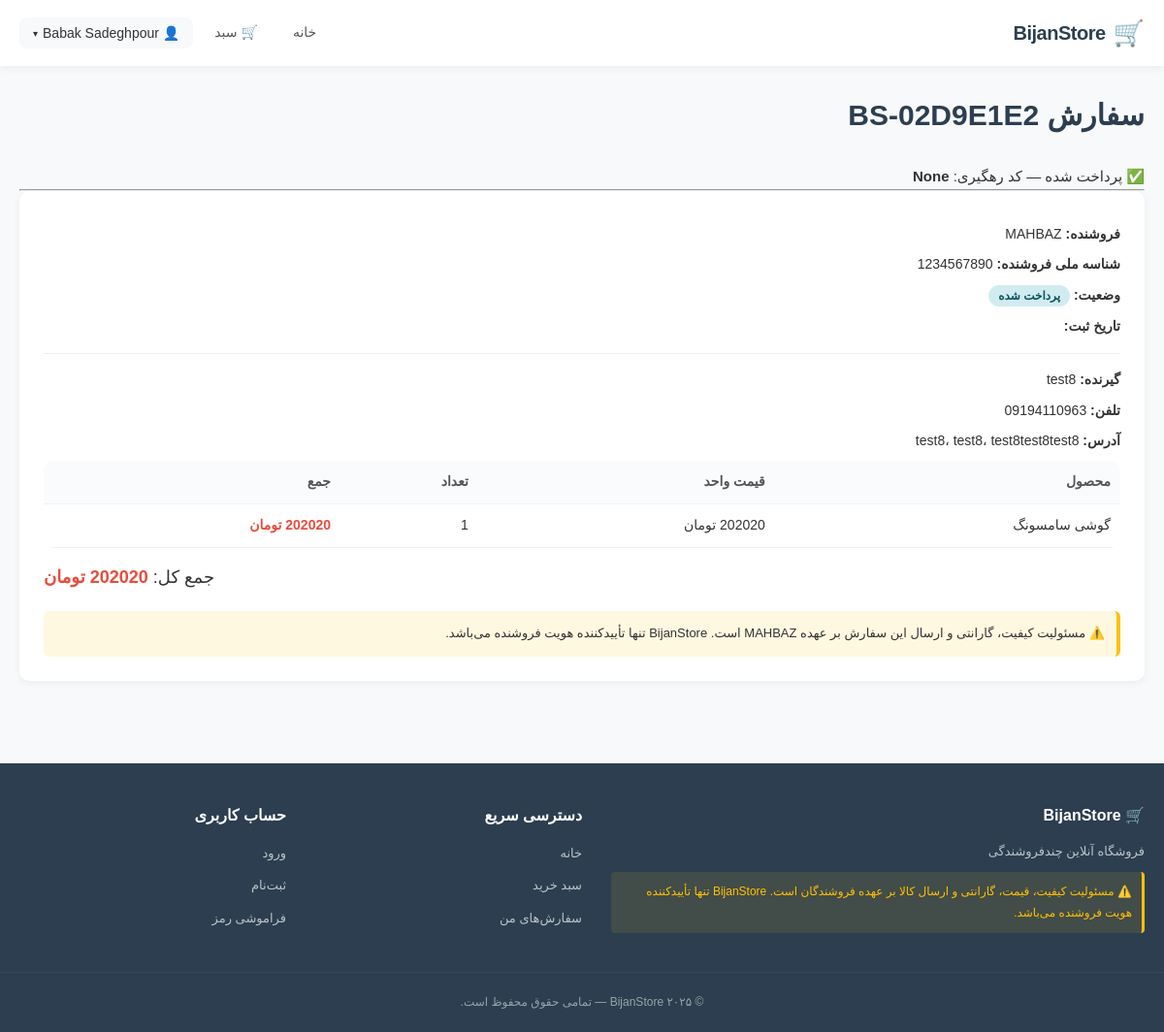
Page /cart/order/BS-02D9E1E2/ (signed in) on the committed database.
### orders/models.py (models this page shows, shortened)
class Order(models.Model):
    STATUS_CHOICES = [
        ('pending', 'در انتظار پرداخت'),
        ('paid', 'پرداخت شده'),
        ('processing', 'در حال پردازش'),
        ('shipped', 'ارسال شده'),
        ('delivered', 'تحویل شده'),
        ('cancelled', 'لغو شده'),
    ]
    user = models.ForeignKey(User, on_delete=models.PROTECT, related_name='orders')
    vendor = models.ForeignKey(Vendor, on_delete=models.PROTECT, related_name='orders')
    order_number = models.CharField(max_length=20, unique=True)
    receiver_name = models.CharField(max_length=100)
    receiver_phone = models.CharField(max_length=15)
    shipping_province = models.CharField(max_length=50)
    shipping_city = models.CharField(max_length=50)
    shipping_postal_code = models.CharField(max_length=10)
    shipping_address = models.TextField()
    subtotal = models.DecimalField(max_digits=12, decimal_places=0)
    shipping_cost = models.DecimalField(max_digits=10, decimal_places=0, default=0)
    total = models.DecimalField(max_digits=12, decimal_places=0)
    status = models.CharField(max_length=20, choices=STATUS_CHOICES, default='pending')
    tracking_code = models.CharField(max_length=50, blank=True)
    notes = models.TextField(blank=True)
    created_at = jmodels.jDateTimeField(auto_now_add=True)
    updated_at = jmodels.jDateTimeField(auto_now=True)
    class Meta:
        ordering = ['-created_at']
    payment_authority = models.CharField(max_length=100, blank=True, null=True, verbose_name="Authority پرداخت")
    payment_ref_id = models.CharField(max_length=100, blank=True, null=True, verbose_name="شماره تراکنش (RefID)")
    paid_at = jmodels.jDateTimeField(blank=True, null=True, verbose_name="زمان پرداخت")
    settled_at = jmodels.jDateTimeField(blank=True, null=True, verbose_name="زمان تسویه")
    coupon = models.ForeignKey('Coupon', on_delete=models.SET_NULL, null=True, blank=True, related_name='orders')
    discount_amount = models.DecimalField(max_digits=12, decimal_places=0, default=0, verbose_name="مبلغ تخفیف")

class OrderItem(models.Model):
    order = models.ForeignKey(Order, on_delete=models.CASCADE, related_name='items')
    product = models.ForeignKey(Product, on_delete=models.SET_NULL, null=True)
    product_name = models.CharField(max_length=200)
    unit_price = models.DecimalField(max_digits=12, decimal_places=0)
    quantity = models.PositiveIntegerField()
    total_price = models.DecimalField(max_digits=12, decimal_places=0)

### vendors/models.py (models this page shows, shortened)
class Vendor(models.Model):
    owner = models.OneToOneField(
        User, on_delete=models.PROTECT,
        related_name='vendor', null=True, blank=True,
        verbose_name="مالک فروشگاه"
    )
    name = models.CharField(max_length=100, verbose_name="نام فروشگاه")
    legal_name = models.CharField(max_length=200, verbose_name="نام حقوقی شرکت")
    national_id = models.CharField(max_length=20, unique=True, verbose_name="شناسه ملی")
    subdomain = models.SlugField(max_length=50, unique=True, verbose_name="زیردامنه")
    is_active = models.BooleanField(default=False, verbose_name="فعال شده")
    commission_rate = models.DecimalField(max_digits=5, decimal_places=2, default=0.0, verbose_name="درصد کمیسیون")
    created_at = jmodels.jDateTimeField(auto_now_add=True)
    zarinpal_merchant_id = models.CharField(
        max_length=36, blank=True, null=True,
        verbose_name="مرچنت کد زرین‌پال",
        help_text="شناسه ۳۶ کاراکتری اختصاصی این فروشنده در زرین‌پال"
    )

### orders/views.py (the view)
# urls.py: path('order/<str:order_number>/', views.order_detail, name='order_detail'),
@login_required
def order_detail(request, order_number):
    order = get_object_or_404(Order, order_number=order_number, user=request.user)
    return render(request, 'orders/order_detail.html', {'order': order})

### notifications/context_processors.py (called while the page is built)
def notification_count(request):
    if request.user.is_authenticated:
        count = request.user.notifications.filter(is_read=False).count()
        return {'unread_notifications_count': count}
    return {'unread_notifications_count': 0}

### orders/context_processors.py (called while the page is built)
def cart_info(request):
    try:
        cart = get_or_create_cart(request)
        return {'cart_count': cart.total_items}
    except Exception:
        return {'cart_count': 0}

### orders/models.py (called while the page is built)
    @property
    def total_items(self):
        return sum(item.quantity for item in self.items.all())

### orders/utils.py (called while the page is built)
def get_or_create_cart(request):
    if not request.session.session_key:
        request.session.create()
    if request.user.is_authenticated:
        cart, _ = Cart.objects.get_or_create(user=request.user, defaults={'session_key': None})
    else:
        cart, _ = Cart.objects.get_or_create(session_key=request.session.session_key, user=None)
    return cart

### vendors/context_processors.py (called while the page is built)
def vendor_status(request):
    if request.user.is_authenticated:
        try:
            vendor = request.user.vendor
            return {'current_vendor': vendor}
        except Exception:
            return {'current_vendor': None}
    return {'current_vendor': None}

### orders/templates/orders/order_detail.html (shortened to what this page needs)
{% extends 'base.html' %}
{% block content %}
<h1 class="page-title">سفارش {{ order.order_number }}</h1>
{% if order.status == 'pending' %}
    <div class="payment-box">
        <p>این سفارش در انتظار پرداخت است.</p>
        <div style="display:flex; gap:10px; flex-wrap:wrap;">
            <a href="{% url 'orders:payment_start' order.order_number %}" class="btn-checkout" style="margin-top: 8px;">
                💳 پرداخت آنلاین
            </a>
            <form method="post" action="{% url 'orders:order_delete' order.order_number %}"
                  onsubmit="return confirm('آیا از حذف این سفارش مطمئنی؟');">
                {% csrf_token %}
                <button type="submit" class="btn-remove" style="padding:14px 16px; margin-top: 8px;">
                    🗑️ حذف سفارش
                </button>
            </form>
        </div>
    </div>
{% elif order.status == 'paid' %}
    <p class="paid-info">
        ✅ پرداخت شده — کد رهگیری: <strong>{{ order.payment_ref_id }}</strong>
    </p>
{% endif %}
<hr>
<div class="order-detail-box">
    <div class="order-info">
        <p><strong>فروشنده:</strong> {{ order.vendor.legal_name }}</p>
        <p><strong>شناسه ملی فروشنده:</strong> {{ order.vendor.national_id }}</p>
        <p><strong>وضعیت:</strong> <span class="badge badge-{{ order.status }}">{{ order.get_status_display }}</span></p>
        <p><strong>تاریخ ثبت:</strong> {{ order.created_at|date:"Y/m/d H:i" }}</p>
        <hr>
        <p><strong>گیرنده:</strong> {{ order.receiver_name }}</p>
        <p><strong>تلفن:</strong> {{ order.receiver_phone }}</p>
        <p><strong>آدرس:</strong> {{ order.shipping_province }}، {{ order.shipping_city }}، {{ order.shipping_address }}</p>
    </div>
    <table class="cart-table">
        <thead>
            <tr>
                <th>محصول</th>
                <th>قیمت واحد</th>
                <th>تعداد</th>
                <th>جمع</th>
            </tr>
        </thead>
        <tbody>
            {% for item in order.items.all %}
                <tr>
                    <td>{{ item.product_name }}</td>
                    <td>{{ item.unit_price }} تومان</td>
                    <td>{{ item.quantity }}</td>
                    <td class="subtotal">{{ item.total_price }} تومان</td>
                </tr>
            {% endfor %}
        </tbody>
    </table>
    <p class="total-line">جمع کل: <strong>{{ order.total }} تومان</strong></p>
    <p class="legal-note">
        ⚠️ مسئولیت کیفیت، گارانتی و ارسال این سفارش بر عهده {{ order.vendor.legal_name }} است.
        BijanStore تنها تأییدکننده هویت فروشنده می‌باشد.
    </p>
</div>
{% endblock %}

### templates/base.html (shortened to what this page needs)
<!DOCTYPE html>
<html lang="fa" dir="rtl">
<head>
    {% load static %}
    <link rel="stylesheet"
          href="https://cdn.jsdelivr.net/gh/rastikerdar/vazirmatn@v33.003/Vazirmatn-font-face.css">
    <link rel="stylesheet" href="{% static 'css/style.css' %}">
</head>
<body>
    <header class="site-header">
        <div class="container header-inner">
            <a href="{% url 'catalog:home' %}" class="logo">
                <span class="logo-icon">🛒</span>
                <span class="logo-text">BijanStore</span>
            </a>
            <nav class="desktop-nav">
                <a href="{% url 'catalog:home' %}">خانه</a>
                <a href="{% url 'orders:cart_detail' %}" class="nav-cart">
                    🛒 سبد
                </a>
                {% if user.is_authenticated %}
                    <div class="user-menu">
                        <button class="user-menu-toggle" onclick="toggleUserMenu(event)">
                            👤 {{ user.get_full_name|default:user.username }}
                            <span class="caret">▾</span>
                        </button>
                    </div>
                {% else %}
                    <a href="{% url 'accounts:login' %}" class="btn-nav-login">ورود</a>
                    <a href="{% url 'accounts:register' %}" class="btn-nav-register">ثبت‌نام</a>
                {% endif %}
            </nav>
        </div>
    </header>
    <main class="site-main container">
        {% block content %}{% endblock %}
    </main>
    <footer class="site-footer">
        <div class="container footer-grid">
            <div>
                <h4>🛒 BijanStore</h4>
                <p>فروشگاه آنلاین چندفروشندگی</p>
                <p class="disclaimer">
                    ⚠️ مسئولیت کیفیت، قیمت، گارانتی و ارسال کالا بر عهده فروشندگان است.
                    BijanStore تنها تأییدکننده هویت فروشنده می‌باشد.
                </p>
            </div>
            <div>
                <h4>دسترسی سریع</h4>
                <ul>
                    <li><a href="{% url 'catalog:home' %}">خانه</a></li>
                    <li><a href="{% url 'orders:cart_detail' %}">سبد خرید</a></li>
                    <li><a href="{% url 'orders:my_orders' %}">سفارش‌های من</a></li>
                </ul>
            </div>
            <div>
                <h4>حساب کاربری</h4>
                <ul>
                    <li><a href="{% url 'accounts:login' %}">ورود</a></li>
                    <li><a href="{% url 'accounts:register' %}">ثبت‌نام</a></li>
                    <li><a href="{% url 'password_reset' %}">فراموشی رمز</a></li>
                </ul>
            </div>
        </div>
        <div class="footer-bottom">
            <p>© ۲۰۲۵ BijanStore — تمامی حقوق محفوظ است.</p>
        </div>
    </footer>
</body>
</html>

### static/css/style.css (style rules this page uses)
:root { --primary: #007bff; --primary-dark: #0056b3; --success: #28a745; --danger: #dc3545; --warning: #ffc107; --info: #17a2b8; --dark: #2c3e50; --gray: #6c757d; --light-bg: #f8f9fa; --border: #e9ecef; --radius: 10px; --shadow-sm: 0 2px 8px rgba(0,0,0,0.06); --shadow-md: 0 4px 16px rgba(0,0,0,0.1); --shadow-lg: 0 8px 32px rgba(0,0,0,0.15); }
* { box-sizing: border-box; margin: 0; padding: 0; -webkit-tap-highlight-color: transparent; }
html { scroll-behavior: smooth; }
body { font-family: 'Vazirmatn', Tahoma, sans-serif; background: var(--light-bg); color: #333; line-height: 1.7; font-size: 15px; min-height: 100vh; display: flex; flex-direction: column; }
.site-header { background: #fff; box-shadow: var(--shadow-sm); position: sticky; top: 0; z-index: 1000; padding: 0; }
.header-inner { display: flex; align-items: center; justify-content: space-between; padding: 12px 20px; gap: 20px; }
.logo { display: flex; align-items: center; gap: 8px; text-decoration: none; color: var(--dark); font-size: 20px; font-weight: 800; flex-shrink: 0; }
.logo-icon { font-size: 26px; }
.logo-text { letter-spacing: -0.5px; }
.desktop-nav { display: flex; align-items: center; gap: 8px; margin-right: auto; }
.desktop-nav > a { color: #555; text-decoration: none; padding: 8px 14px; border-radius: 8px; font-size: 14px; transition: 0.2s; position: relative; white-space: nowrap; }
.nav-cart { position: relative; }
.user-menu { position: relative; }
.user-menu-toggle { background: var(--light-bg); border: none; padding: 8px 14px; border-radius: 8px; cursor: pointer; font-family: inherit; font-size: 14px; color: #333; display: flex; align-items: center; gap: 5px; }
.caret { font-size: 10px; }
.site-main { flex: 1; padding: 25px 20px; width: 100%; max-width: 1400px; margin: 0 auto; }
.page-title { margin-bottom: 25px; color: #2c3e50; }
.legal-note { background: #fff8e1; border-right: 4px solid #ffc107; padding: 12px; border-radius: 6px; font-size: 13px; margin-top: 20px; }
.site-footer { background: var(--dark); color: #ecf0f1; margin-top: 60px; padding: 40px 0 0; }
.footer-grid { display: grid; grid-template-columns: 2fr 1fr 1fr; gap: 30px; padding-bottom: 30px; margin-right: 20px; margin-left: 20px; }
.footer-grid h4 { margin-bottom: 12px; font-size: 16px; color: #fff; }
.footer-grid p { font-size: 13px; color: #bdc3c7; line-height: 1.8; margin-bottom: 10px; }
.footer-grid ul { list-style: none; }
.footer-grid ul li { margin-bottom: 8px; }
.footer-grid ul a { color: #bdc3c7; text-decoration: none; font-size: 13px; }
.disclaimer { background: rgba(255,193,7,0.1); border-right: 3px solid var(--warning); padding: 10px; border-radius: 4px; margin-top: 10px; font-size: 12px !important; color: #ffc107 !important; }
.footer-bottom { text-align: center; padding: 20px; border-top: 1px solid #34495e; font-size: 12px; color: #95a5a6; }
.cart-table, .admin-table { width: 100%; border-collapse: collapse; overflow: hidden; border-radius: var(--radius); background: #fff; }
.cart-table th, .cart-table td { padding: 10px; text-align: right; border-bottom: 1px solid #f0f2f5; font-size: 14px; }
.cart-table th { color: #555; font-weight: 600; background: #fafbfc; }
.subtotal { color: #e74c3c; font-weight: bold; }
.badge { padding: 4px 10px; border-radius: 12px; font-size: 12px; font-weight: bold; }
.badge-paid { background: #d1ecf1; color: #0c5460; }
.order-detail-box { background: #fff; padding: 25px; border-radius: 10px; box-shadow: 0 2px 8px rgba(0,0,0,0.06); }
.order-info p { margin: 8px 0; font-size: 14px; }
.order-info hr { margin: 15px 0; border: none; border-top: 1px solid #eee; }
.total-line { text-align: left; font-size: 18px; margin-top: 15px; }
.total-line strong { color: #e74c3c; }

### rows in the picture
Order: order_number "BS-02D9E1E2", payment_ref_id "None", vendor.legal_name "MAHBAZ", vendor.national_id "1234567890", status "پرداخت شده", receiver_name "test8", receiver_phone "09194110963", shipping_province "test8", shipping_city "test8", shipping_address "test8test8test8", total "202020"
OrderItem: product_name "گوشی سامسونگ", unit_price "202020", quantity "1", total_price "202020"

### other values in the picture
{{ user.get_full_name|default:user.username }} "Babak Sadeghpour"
